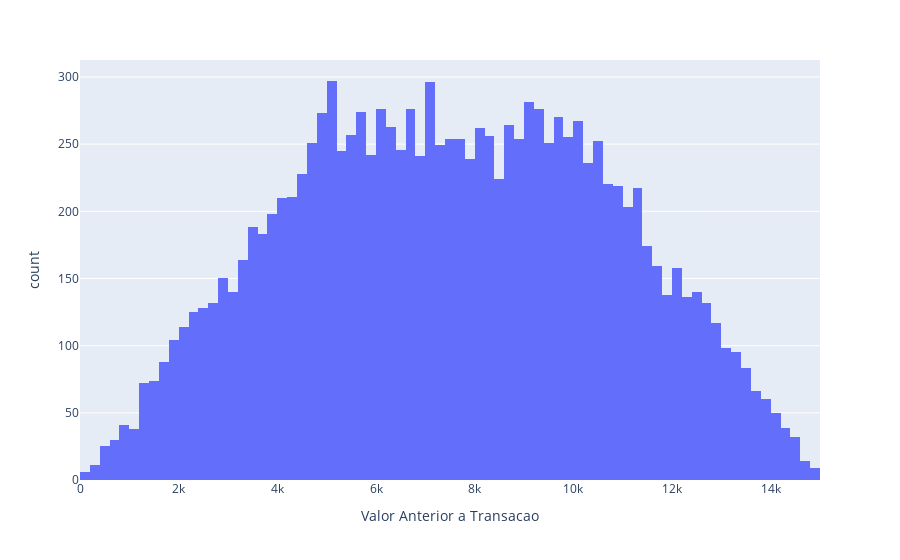

The cell this chart's notebook holds for it:
### Code cell
px.histogram(df_transacoes,x='Valor Anterior a Transacao')

### Figure 1 — Plotly figure (JSON) as saved in the notebook; plotly's stock layout.template omitted (floating-point values rounded to 4 significant figures; data arrays with more than 128 entries replaced by an {"elided": "..."} marker saying what was removed)
{"data": [{"bingroup": "x", "hovertemplate": "Valor Anterior a Transacao=%{x}<br>count=%{y}<extra></extra>", "legendgroup": "", "marker": {"color": "#636efa", "pattern": {"shape": ""}}, "name": "", "orientation": "v", "showlegend": false, "type": "histogram", "x": {"elided": "13000 float values"}, "xaxis": "x", "yaxis": "y"}], "layout": {"barmode": "relative", "legend": {"tracegroupgap": 0}, "margin": {"t": 60}, "xaxis": {"anchor": "y", "domain": [0, 1], "title": {"text": "Valor Anterior a Transacao"}}, "yaxis": {"anchor": "x", "domain": [0, 1], "title": {"text": "count"}}}}
